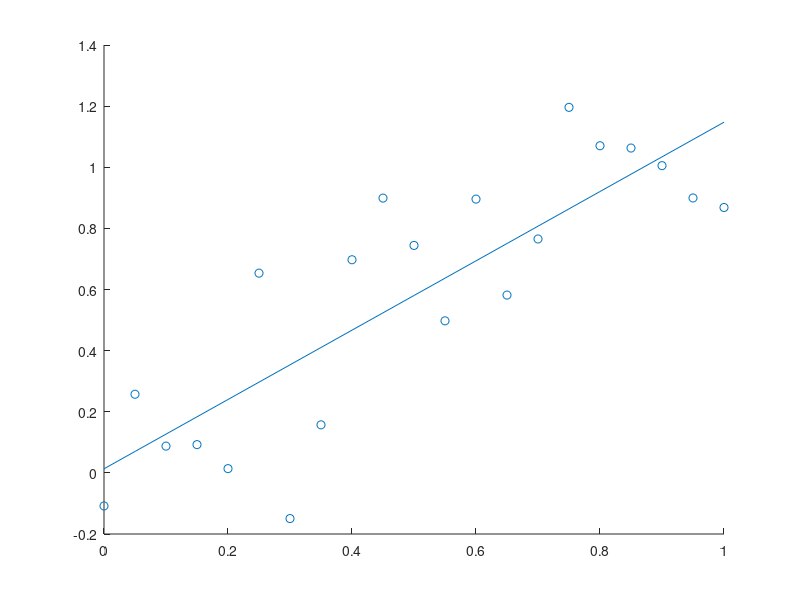

Write the MATLAB code that produced this figure. (Note: this script raises an error after producing the figure.)
%% 1
x = 0:0.05:1;
y = x + 0.2*randn(1, length(x));

X = [ ones(length(x),1) x(:)];
a = (X.'*X)\(X.'*y(:));
linreg = a(1) + a(2) * x;

hold on
scatter(x,y);
plot(x,linreg);
hold off
% p = newp(x,y,'
%% 2
clear; close all;
x = linspace(0,1,21);
y = -sin(.8*pi*x);

net = fitnet(2);
net = configure(net,x,y);
net.inputs{1}.processFcns = {};
net.outputs{2}.processFcns = {};
[net, tr] = train(net, x, y);

[biases, weights] = hidden_layer_weights(net);
TF = hidden_layer_transfer_function(net);

out_n2 = TF(biases(2)+weights(2)*x);
out_n1 = TF(biases(1)+weights(1)*x);

[biases_out, weights_out] = output_layer_weights(net);
TF_out = output_layer_transfer_function(net);

output = TF_out(biases_out+weights_out(1)*out_n1+weights_out(2)*out_n2);
%%
hold on
scatter(x,out_n1, 15, 'filled');
scatter(x,out_n2, 15, 'filled');
scatter(x,output, 25, 'linewidth', 2);
plot(x,y);
legend('hidden neuron 1', 'hidden neuron 2', 'network estimate', 'sin(x^2)');
xlabel('x');
ylabel('y');
title('Estimate of sin(x^2) with two hidden layers');
hold off
net.LW{2,1}
